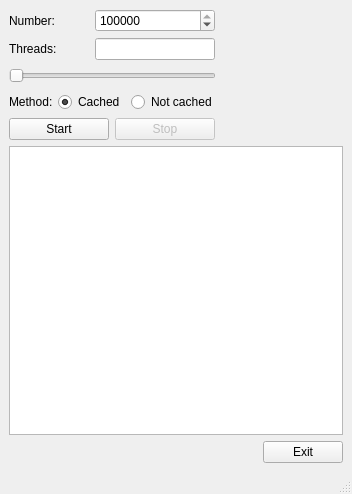
<?xml version="1.0" encoding="UTF-8"?>
<ui version="4.0">
 <class>MainWindow</class>
 <widget class="QMainWindow" name="MainWindow">
  <property name="geometry">
   <rect>
    <x>0</x>
    <y>0</y>
    <width>352</width>
    <height>494</height>
   </rect>
  </property>
  <property name="windowTitle">
   <string>Collatz Chain Length Calculation</string>
  </property>
  <widget class="QWidget" name="centralwidget">
   <layout class="QGridLayout" name="gridLayout">
    <item row="0" column="0">
     <layout class="QVBoxLayout" name="verticalLayout">
      <item>
       <layout class="QHBoxLayout" name="horizontalLayout">
        <item>
         <widget class="QLabel" name="label_2">
          <property name="sizePolicy">
           <sizepolicy hsizetype="Fixed" vsizetype="Preferred">
            <horstretch>0</horstretch>
            <verstretch>0</verstretch>
           </sizepolicy>
          </property>
          <property name="minimumSize">
           <size>
            <width>80</width>
            <height>0</height>
           </size>
          </property>
          <property name="maximumSize">
           <size>
            <width>80</width>
            <height>16777215</height>
           </size>
          </property>
          <property name="text">
           <string>Number:</string>
          </property>
         </widget>
        </item>
        <item>
         <widget class="QSpinBox" name="spinBoxNumber">
          <property name="sizePolicy">
           <sizepolicy hsizetype="Fixed" vsizetype="Fixed">
            <horstretch>0</horstretch>
            <verstretch>0</verstretch>
           </sizepolicy>
          </property>
          <property name="minimumSize">
           <size>
            <width>120</width>
            <height>0</height>
           </size>
          </property>
          <property name="maximumSize">
           <size>
            <width>120</width>
            <height>16777215</height>
           </size>
          </property>
          <property name="minimum">
           <number>1</number>
          </property>
          <property name="maximum">
           <number>1000000000</number>
          </property>
          <property name="value">
           <number>1000000</number>
          </property>
         </widget>
        </item>
        <item>
         <spacer name="horizontalSpacer_2">
          <property name="orientation">
           <enum>Qt::Orientation::Horizontal</enum>
          </property>
          <property name="sizeType">
           <enum>QSizePolicy::Policy::Expanding</enum>
          </property>
          <property name="sizeHint" stdset="0">
           <size>
            <width>60</width>
            <height>20</height>
           </size>
          </property>
         </spacer>
        </item>
       </layout>
      </item>
      <item>
       <layout class="QHBoxLayout" name="horizontalLayout_2">
        <item>
         <widget class="QLabel" name="label">
          <property name="sizePolicy">
           <sizepolicy hsizetype="Fixed" vsizetype="Fixed">
            <horstretch>0</horstretch>
            <verstretch>0</verstretch>
           </sizepolicy>
          </property>
          <property name="minimumSize">
           <size>
            <width>80</width>
            <height>0</height>
           </size>
          </property>
          <property name="maximumSize">
           <size>
            <width>80</width>
            <height>20</height>
           </size>
          </property>
          <property name="text">
           <string>Threads:</string>
          </property>
         </widget>
        </item>
        <item>
         <widget class="QLineEdit" name="lineEditThreads">
          <property name="sizePolicy">
           <sizepolicy hsizetype="Fixed" vsizetype="Fixed">
            <horstretch>0</horstretch>
            <verstretch>0</verstretch>
           </sizepolicy>
          </property>
          <property name="minimumSize">
           <size>
            <width>120</width>
            <height>0</height>
           </size>
          </property>
          <property name="maximumSize">
           <size>
            <width>120</width>
            <height>16777215</height>
           </size>
          </property>
          <property name="readOnly">
           <bool>true</bool>
          </property>
         </widget>
        </item>
        <item>
         <spacer name="horizontalSpacer_3">
          <property name="orientation">
           <enum>Qt::Orientation::Horizontal</enum>
          </property>
          <property name="sizeType">
           <enum>QSizePolicy::Policy::Expanding</enum>
          </property>
          <property name="sizeHint" stdset="0">
           <size>
            <width>60</width>
            <height>20</height>
           </size>
          </property>
         </spacer>
        </item>
       </layout>
      </item>
      <item>
       <layout class="QHBoxLayout" name="horizontalLayout_6">
        <item>
         <widget class="QSlider" name="threadsSlider">
          <property name="sizePolicy">
           <sizepolicy hsizetype="Fixed" vsizetype="Fixed">
            <horstretch>0</horstretch>
            <verstretch>0</verstretch>
           </sizepolicy>
          </property>
          <property name="minimumSize">
           <size>
            <width>207</width>
            <height>0</height>
           </size>
          </property>
          <property name="maximumSize">
           <size>
            <width>200</width>
            <height>16777215</height>
           </size>
          </property>
          <property name="minimum">
           <number>1</number>
          </property>
          <property name="maximum">
           <number>20</number>
          </property>
          <property name="pageStep">
           <number>1</number>
          </property>
          <property name="orientation">
           <enum>Qt::Orientation::Horizontal</enum>
          </property>
         </widget>
        </item>
        <item>
         <spacer name="horizontalSpacer_5">
          <property name="orientation">
           <enum>Qt::Orientation::Horizontal</enum>
          </property>
          <property name="sizeHint" stdset="0">
           <size>
            <width>40</width>
            <height>20</height>
           </size>
          </property>
         </spacer>
        </item>
       </layout>
      </item>
      <item>
       <layout class="QHBoxLayout" name="horizontalLayout_5">
        <item>
         <widget class="QLabel" name="label_3">
          <property name="sizePolicy">
           <sizepolicy hsizetype="Fixed" vsizetype="Preferred">
            <horstretch>0</horstretch>
            <verstretch>0</verstretch>
           </sizepolicy>
          </property>
          <property name="minimumSize">
           <size>
            <width>43</width>
            <height>0</height>
           </size>
          </property>
          <property name="maximumSize">
           <size>
            <width>43</width>
            <height>16777215</height>
           </size>
          </property>
          <property name="text">
           <string>Method:</string>
          </property>
         </widget>
        </item>
        <item>
         <widget class="QRadioButton" name="radioCached">
          <property name="text">
           <string>Cached</string>
          </property>
          <property name="checked">
           <bool>true</bool>
          </property>
          <attribute name="buttonGroup">
           <string notr="true">buttonGroup</string>
          </attribute>
         </widget>
        </item>
        <item>
         <widget class="QRadioButton" name="radioNotCached">
          <property name="text">
           <string>Not cached</string>
          </property>
          <attribute name="buttonGroup">
           <string notr="true">buttonGroup</string>
          </attribute>
         </widget>
        </item>
        <item>
         <spacer name="horizontalSpacer_6">
          <property name="orientation">
           <enum>Qt::Orientation::Horizontal</enum>
          </property>
          <property name="sizeHint" stdset="0">
           <size>
            <width>40</width>
            <height>20</height>
           </size>
          </property>
         </spacer>
        </item>
       </layout>
      </item>
      <item>
       <layout class="QHBoxLayout" name="horizontalLayout_3">
        <item>
         <widget class="QPushButton" name="startButton">
          <property name="sizePolicy">
           <sizepolicy hsizetype="Fixed" vsizetype="Fixed">
            <horstretch>0</horstretch>
            <verstretch>0</verstretch>
           </sizepolicy>
          </property>
          <property name="minimumSize">
           <size>
            <width>100</width>
            <height>0</height>
           </size>
          </property>
          <property name="maximumSize">
           <size>
            <width>100</width>
            <height>16777215</height>
           </size>
          </property>
          <property name="text">
           <string>Start</string>
          </property>
         </widget>
        </item>
        <item>
         <widget class="QPushButton" name="stopButton">
          <property name="enabled">
           <bool>false</bool>
          </property>
          <property name="sizePolicy">
           <sizepolicy hsizetype="Fixed" vsizetype="Fixed">
            <horstretch>0</horstretch>
            <verstretch>0</verstretch>
           </sizepolicy>
          </property>
          <property name="minimumSize">
           <size>
            <width>100</width>
            <height>0</height>
           </size>
          </property>
          <property name="maximumSize">
           <size>
            <width>100</width>
            <height>16777215</height>
           </size>
          </property>
          <property name="text">
           <string>Stop</string>
          </property>
         </widget>
        </item>
        <item>
         <spacer name="horizontalSpacer_4">
          <property name="orientation">
           <enum>Qt::Orientation::Horizontal</enum>
          </property>
          <property name="sizeHint" stdset="0">
           <size>
            <width>40</width>
            <height>20</height>
           </size>
          </property>
         </spacer>
        </item>
       </layout>
      </item>
      <item>
       <widget class="QPlainTextEdit" name="outputField">
        <property name="readOnly">
         <bool>true</bool>
        </property>
       </widget>
      </item>
      <item>
       <layout class="QHBoxLayout" name="horizontalLayout_4">
        <item>
         <spacer name="horizontalSpacer">
          <property name="orientation">
           <enum>Qt::Orientation::Horizontal</enum>
          </property>
          <property name="sizeHint" stdset="0">
           <size>
            <width>40</width>
            <height>20</height>
           </size>
          </property>
         </spacer>
        </item>
        <item>
         <widget class="QPushButton" name="exitButton">
          <property name="text">
           <string>Exit</string>
          </property>
         </widget>
        </item>
       </layout>
      </item>
     </layout>
    </item>
   </layout>
  </widget>
  <widget class="QMenuBar" name="menubar">
   <property name="geometry">
    <rect>
     <x>0</x>
     <y>0</y>
     <width>352</width>
     <height>21</height>
    </rect>
   </property>
  </widget>
  <widget class="QStatusBar" name="statusbar"/>
 </widget>
 <resources/>
 <connections>
  <connection>
   <sender>exitButton</sender>
   <signal>clicked()</signal>
   <receiver>MainWindow</receiver>
   <slot>close()</slot>
   <hints>
    <hint type="sourcelabel">
     <x>350</x>
     <y>405</y>
    </hint>
    <hint type="destinationlabel">
     <x>570</x>
     <y>364</y>
    </hint>
   </hints>
  </connection>
 </connections>
 <buttongroups>
  <buttongroup name="buttonGroup"/>
 </buttongroups>
</ui>
